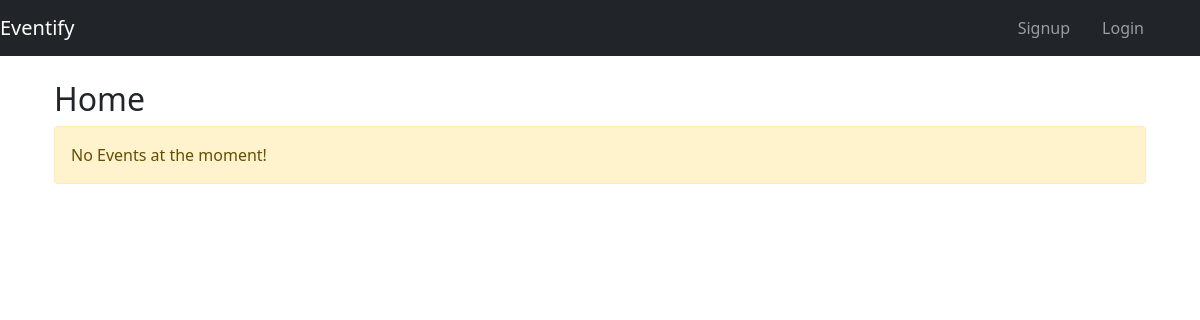
The app's page /search/, older data.
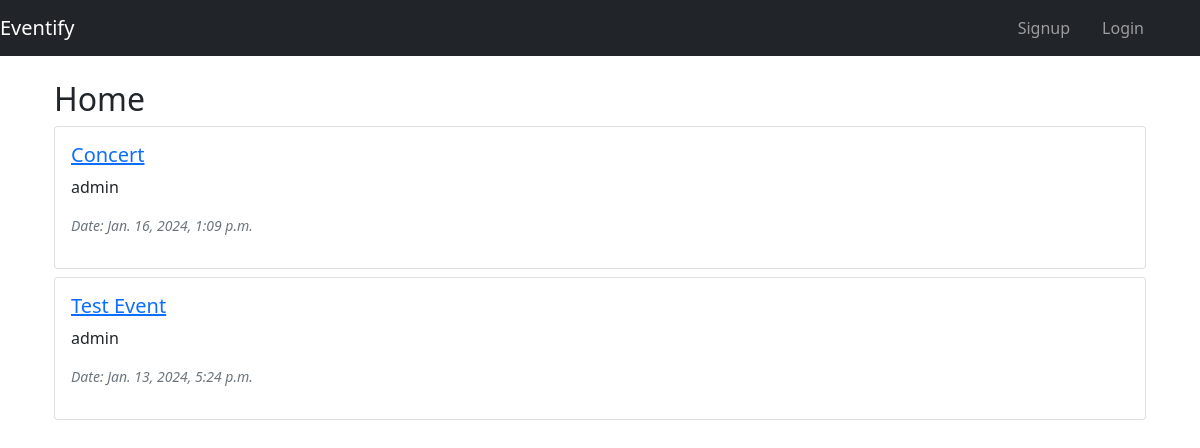
The same page, newer data.
### event/models.py (models this page shows, shortened)
class Event(models.Model):
    title = models.CharField(max_length=200)
    description = models.TextField()
    date = models.DateTimeField()
    location = models.ForeignKey(Location, on_delete=models.CASCADE , related_name='location_events')
    category = models.ForeignKey(Category, on_delete=models.PROTECT, related_name="events")
    organizer = models.ForeignKey(User, related_name='organized_events', on_delete=models.CASCADE)
    attendees = models.ManyToManyField(User, related_name='attended_events', blank=True)

### event/views.py (the view)
# urls.py: path('search/', SearchView.as_view(), name='search'),
class SearchView(ListView):
    model = Event
    template_name = 'home.html'
    context_object_name = 'events'
    def get_queryset(self):
        query = self.request.GET.get('q', '')
        return Event.objects.filter(title__icontains=query) | Event.objects.filter(description__icontains=query)

### event/templates/home.html
{% extends 'base.html' %}{% block content %}
<div class="container">
  <h2>Home</h2>
  {% if not events %}
  <div class="alert alert-warning" role="alert">No Events at the moment!</div>
  {% else %} {% for event in events %}
  <div class="card mb-2">
    <div class="card-body">
      <a href="{% url 'event_details' event.id %}"
        ><h5 class="card-title">{{ event.title }}</h5></a
      >
      <p class="card-text">{{ event.organizer }}</p>
      <p class="small text-muted fst-italic">Date: {{ event.date }}</p>
    </div>
  </div>
  {% endfor %} {% endif %}
</div>
{% endblock %}

### event/templates/base.html (shortened to what this page needs)
{% load static %}
<!DOCTYPE html>
<html lang="en">
  <head>
    <link
      href="https://cdn.jsdelivr.net/npm/bootstrap@5.0.2/dist/css/bootstrap.min.css"
      rel="stylesheet"
    />
    <link
      defer
      rel="stylesheet"
      type="text/css"
      href="{% static 'styles.css' %}"
    />
  </head>
  <body>
    <nav class="navbar navbar-expand-lg navbar-dark bg-dark">
      <a class="navbar-brand" href="{% url 'index' %}">Eventify</a>
      <div class="collapse ml-auto navbar-collapse" id="navbarText">
        <ul class="navbar-nav ms-auto mb-2 me-10 gap-3 mb-lg-0 mx-5">
          {% if user.is_authenticated %}
          <li class="nav-item">
            <a class="nav-link" href="{% url 'home' %}">Home</a>
          </li>
          <li class="nav-item">
            <a class="nav-link" href="{% url 'create_event' %}">New Event</a>
          </li>
          <li class="nav-item">
            <a class="nav-link" href="{% url 'invitation_create' %}">Send Invitation</a>
          </li>
          <li class="nav-item">
            <form class="d-flex" method="GET" action="{% url 'search' %}">
              <input
                class="form-control me-2"
                type="search"
                name="q"
                placeholder="Search"
                aria-label="Search"
              />
              <button class="btn btn-outline-success" type="submit">
                Search
              </button>
            </form>
          </li>
          <li class="nav-item">
            <a class="nav-link" href="{% url 'profile' %}">Profile</a>
          </li>
          <li class="nav-item">
            <a class="nav-link text-danger" href="{% url 'logout' %}">Logout</a>
          </li>
          {% else %}
          <li class="nav-item">
            <a class="nav-link" href="{% url 'register' %}">Signup</a>
          </li>
          <li class="nav-item">
            <a class="nav-link" href="{% url 'login' %}">Login</a>
          </li>
          {% endif %}
        </ul>
      </div>
    </nav>
    <div class="container mt-4">{% block content %}{% endblock %}</div>
  </body>
</html>

Row changes from the older to the newer data that the page shows:
added Event: title "Concert", organizer "admin", date "Jan. 16, 2024, 1:09 p.m."
added Event: title "Test Event", organizer "admin", date "Jan. 13, 2024, 5:24 p.m."
Text that changed along with them:
text no longer shown: "No Events at the moment!"
